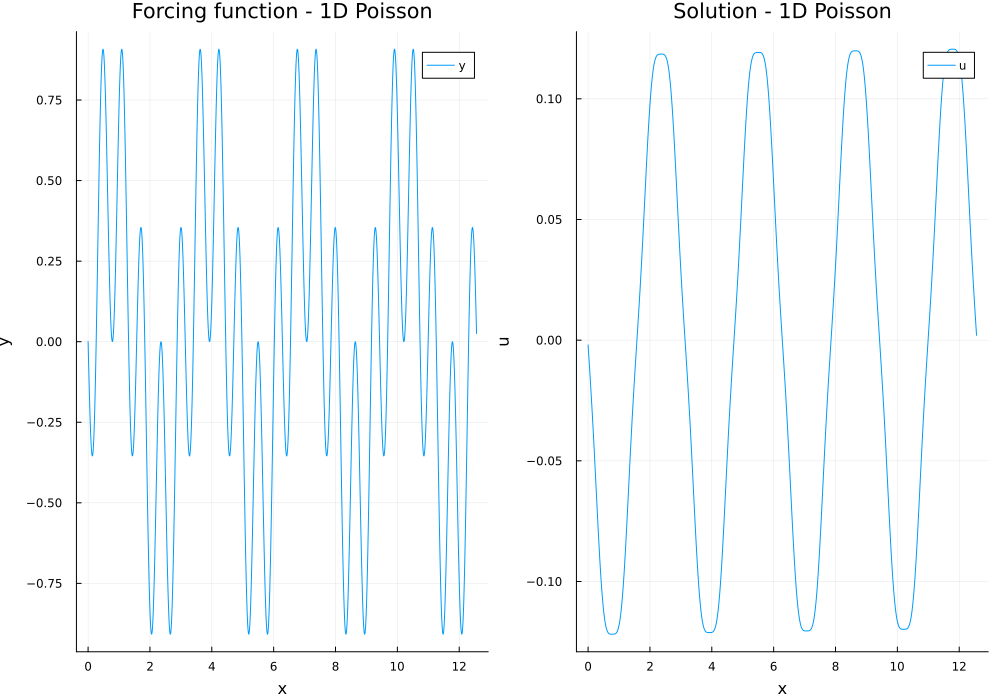

Write the Julia code that produced this figure.
using DiffEqOperators
using Plots
using HDF5

begin
    f(x) = -sin.(4 .* x) .* cos.(6 .* x)
    x = 0:1e-2:4π
    y = f(x)
    fig1 = plot(x,y,title="Forcing function - 1D Poisson",label="y",xlabel="x",ylabel="y")

    nknots = length(x)
    dx = x[2]-x[1]
    ord_deriv = 2
    ord_approx = 2
    const Δ = CenteredDifference(ord_deriv,ord_approx,dx,nknots)
    const bc= Dirichlet0BC(Float64)

    # We are solving the BVP
    #Δu = y
    # u = inv(Δ)y

    u = inv(Array(Δ*bc)[1])*y
    fig2 = plot(x,u,title="Solution - 1D Poisson",label="u",xlabel="x",ylabel="u")
    plot(fig1,fig2,size=(1000,700))
    savefig("datagen/1d_poisson.png")
end 

begin
    filename = "data/1d_poisson.hdf5"
    file = h5open(filename,"w")
    file["label"] = "1D Poisson equation Δu(x) = f(x)"
    file["x"] = Array(x)
    file["f"] = "-sin.(4 .* x) .* cos.(6 .* x)"
    file["u"] = u
    close(file)
end 